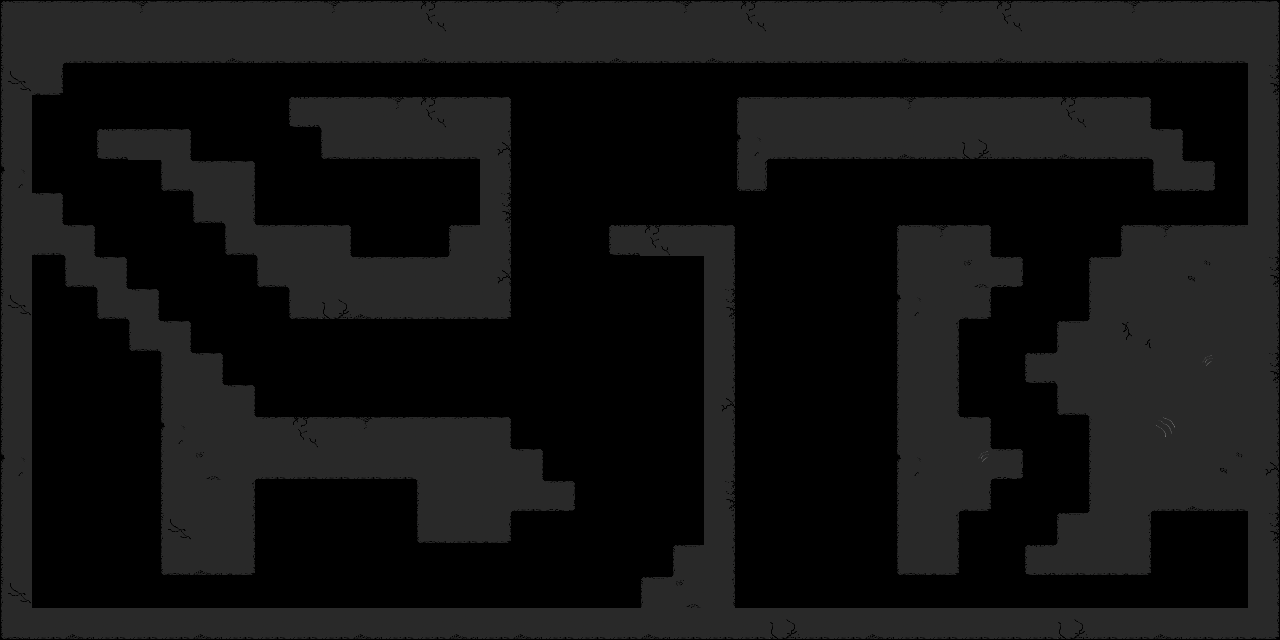

A 2D game scene composited from a Tiled map and its tileset images. What follows is a short description and the map's XML, with each tile layer's data collapsed to a summary:
An orthogonal 40x20 tile map with 32x32 px tiles, 1 tile layer (Platforms).

<map version="1.2" tiledversion="1.3.4" orientation="orthogonal" renderorder="right-down" width="40" height="20" tilewidth="32" tileheight="32" infinite="0" nextlayerid="3" nextobjectid="1">
 <editorsettings>
  <export target="level5.json" format="json" />
 </editorsettings>
 <tileset firstgid="1" name="ScaleDistortionGameTileset" tilewidth="32" tileheight="32" tilecount="96" columns="12">
  <image source="../Tiles/finalTileSheet.png" width="384" height="256" />
  <tile id="0">
   <properties>
    <property name="collides" type="bool" value="true" />
   </properties>
  </tile>
  <tile id="1">
   <properties>
    <property name="collides" type="bool" value="true" />
   </properties>
  </tile>
  <tile id="2">
   <properties>
    <property name="collides" type="bool" value="true" />
   </properties>
  </tile>
  <tile id="3">
   <properties>
    <property name="collides" type="bool" value="true" />
   </properties>
  </tile>
  <tile id="4">
   <properties>
    <property name="collides" type="bool" value="true" />
   </properties>
  </tile>
  <tile id="12">
   <properties>
    <property name="collides" type="bool" value="true" />
   </properties>
  </tile>
  <tile id="13">
   <properties>
    <property name="collides" type="bool" value="true" />
   </properties>
  </tile>
  <tile id="14">
   <properties>
    <property name="collides" type="bool" value="true" />
   </properties>
  </tile>
  <tile id="15">
   <properties>
    <property name="collides" type="bool" value="true" />
   </properties>
  </tile>
  <tile id="16">
   <properties>
    <property name="collides" type="bool" value="true" />
   </properties>
  </tile>
  <tile id="24">
   <properties>
    <property name="collides" type="bool" value="true" />
   </properties>
  </tile>
  <tile id="25">
   <properties>
    <property name="collides" type="bool" value="true" />
   </properties>
  </tile>
  <tile id="26">
   <properties>
    <property name="collides" type="bool" value="true" />
   </properties>
  </tile>
  <tile id="27">
   <properties>
    <property name="collides" type="bool" value="true" />
   </properties>
  </tile>
  <tile id="28">
   <properties>
    <property name="collides" type="bool" value="true" />
   </properties>
  </tile>
  <tile id="36">
   <properties>
    <property name="collides" type="bool" value="true" />
   </properties>
  </tile>
  <tile id="37">
   <properties>
    <property name="collides" type="bool" value="true" />
   </properties>
  </tile>
  <tile id="38">
   <properties>
    <property name="collides" type="bool" value="true" />
   </properties>
  </tile>
  <tile id="39">
   <properties>
    <property name="collides" type="bool" value="true" />
   </properties>
  </tile>
  <tile id="40">
   <properties>
    <property name="collides" type="bool" value="true" />
   </properties>
  </tile>
  <tile id="48">
   <properties>
    <property name="collides" type="bool" value="true" />
   </properties>
  </tile>
  <tile id="49">
   <properties>
    <property name="collides" type="bool" value="true" />
   </properties>
  </tile>
  <tile id="50">
   <properties>
    <property name="collides" type="bool" value="true" />
   </properties>
  </tile>
  <tile id="51">
   <properties>
    <property name="collides" type="bool" value="true" />
   </properties>
  </tile>
  <tile id="60">
   <properties>
    <property name="collides" type="bool" value="true" />
   </properties>
  </tile>
  <tile id="61">
   <properties>
    <property name="collides" type="bool" value="true" />
   </properties>
  </tile>
  <tile id="62">
   <properties>
    <property name="collides" type="bool" value="true" />
   </properties>
  </tile>
  <tile id="63">
   <properties>
    <property name="collides" type="bool" value="true" />
   </properties>
  </tile>
 </tileset>
 <layer id="2" name="Platforms" width="40" height="20">
  <data>[800 cells, 386 non-empty, 25 distinct tile ids]</data>
 </layer>
</map>
